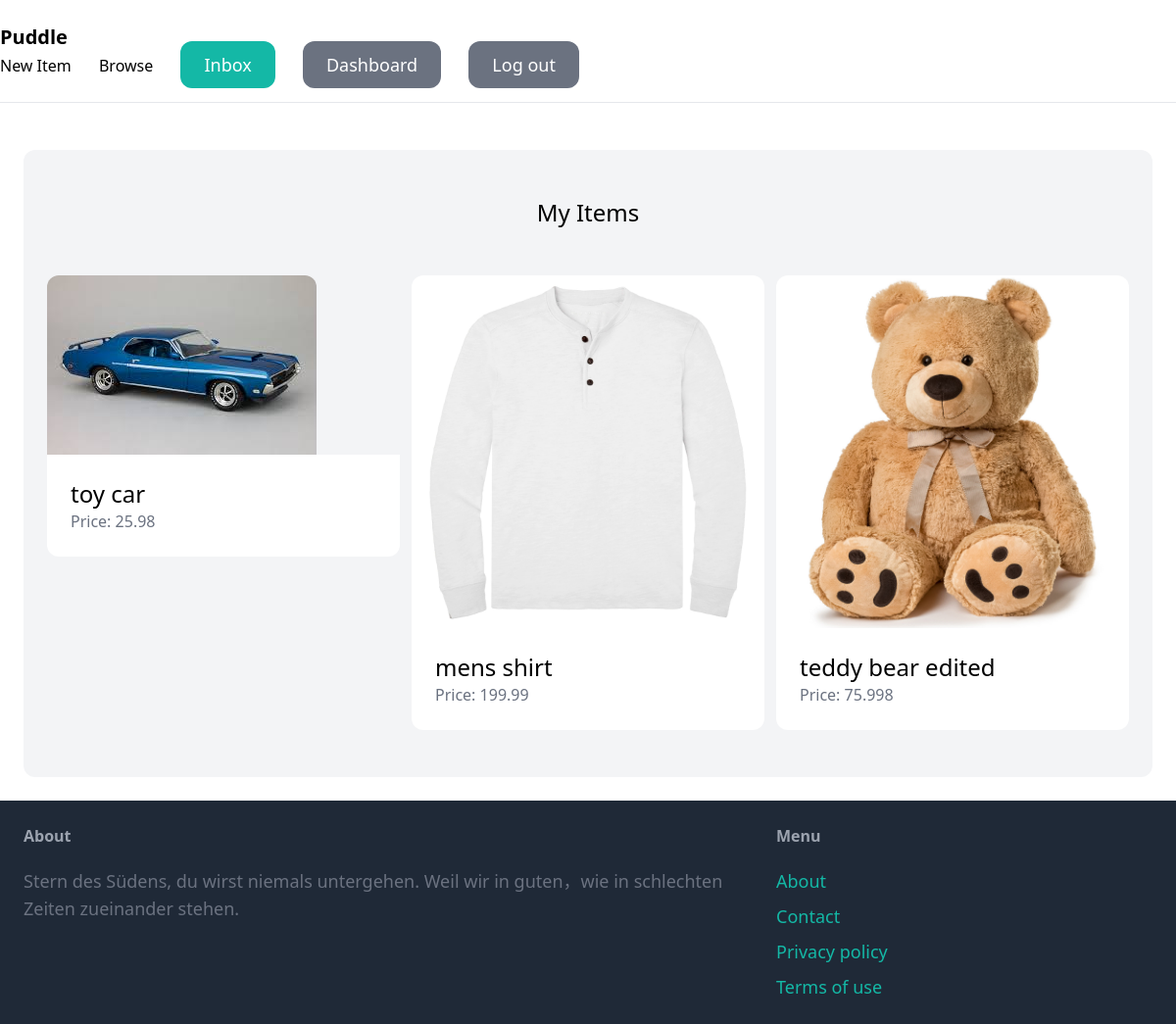
The page /dashboard/ (signed in) on the database its author committed.
### item/models.py (models this page shows, shortened)
class Item(models.Model):
    category = models.ForeignKey(Category, related_name='item', on_delete=models.CASCADE)
    name = models.CharField(max_length=255)
    description = models.TextField(blank=True, null=True)
    price = models.FloatField()
    image = models.ImageField(upload_to='item_images', blank=True, null=True)
    is_sold = models.BooleanField(default=False)
    created_by = models.ForeignKey(User, related_name='items', on_delete=models.CASCADE)
    created_at = models.DateField(auto_now_add=True)

### dashboard/views.py (the view)
# urls.py: path('', views.index, name='index'),
@login_required
def index(request):
    items = Item.objects.filter(created_by=request.user)
    return render(request, 'dashboard/index.html', {
        'items': items,
    })

### dashboard/templates/dashboard/index.html (shortened to what this page needs)
{% extends "core/base.html" %}
{% block content %}
    <div class="mt-6 px-6 py-12 bg-gray-100 rounded-xl">
        <h2 class="mb-12 text-2xl text-center">My Items</h2>
        <div class="grid grid-cols-3 gap-3">
            {% for item in items %}
            <div>
                <a href="{% url 'item:detail' item.id %}">
                    <div>
                        <img src ="{{ item.image.url }}" class="rounded-t-xl">
                    </div>
                    <div class="p-6 bg-white rounded-b-xl">
                        <h2 class="text-2xl">{{ item.name }}</h2>
                        <p class="text-gray-500">Price: {{ item.price }}</p>
                    </div>
                </a>
            </div>
            {% endfor %}
        </div>
    </div>
{% endblock %}

### rows shown on the page
Item: image (picture), name "toy car", price "25.98"
Item: image (picture), name "mens shirt", price "199.99"
Item: image (picture), name "teddy bear edited", price "75.998"
